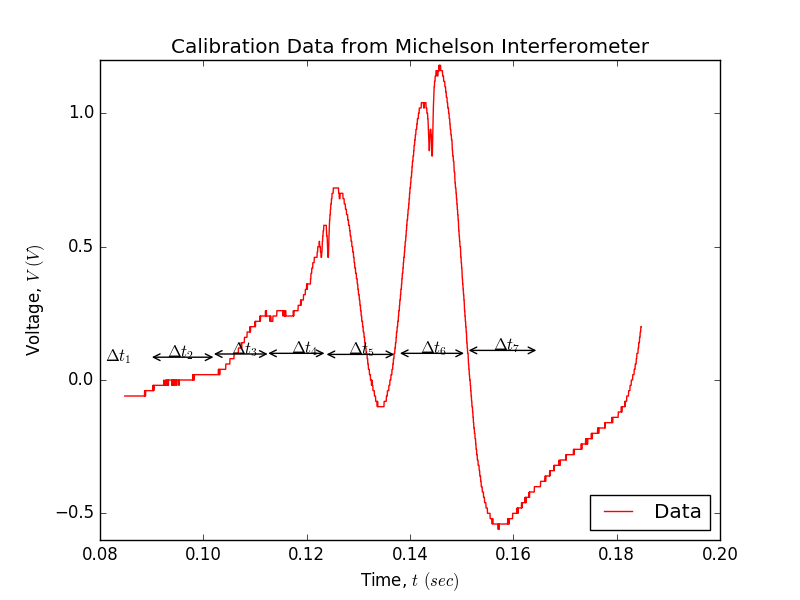

Reproduce this figure in Python.
import numpy as np
from scipy import loadtxt, optimize
import matplotlib.pyplot as plt

# Here we define our fit function and residual functions
def fitfunc(p, x):
    return p[0]*x + p[1]
def residual(p, x, y, dy):
    return (fitfunc(p, x)-y)/dy

# Read in the data from file
t,V,t2,V2= loadtxt('/home/alemsolobog/Exper9/aj_data/calib_day2', unpack=True, skiprows=1)

##############################################################################
# Fit
##############################################################################
# p01 = [10,6]
# pf1, cov1, info1, mesg1, success1 = optimize.leastsq(residual, p01,
#                                      args = (E, ch, dch), full_output=1)
#
# if cov1 is None:
#     print('Fit did not converge')
#     print('Success code:', success1)
#     print(mesg1)
# else:
#     print('Fit Converged')
#     chisq1 = sum(info1['fvec']*info1['fvec'])
#     dof1 = len(E)-len(pf1)
#     pferr1 = [np.sqrt(cov1[i,i]) for i in range(len(pf1))]
#     print('Converged with chi-squared', chisq1)
#     print('Number of degrees of freedom, dof =',dof1)
#     print('Reduced chi-squared:', chisq1/dof1)
#     print('Inital guess values:')
#     print('  p0 =', p01)
#     print('Best fit values:')
#     print('  pf =', pf1)
#     print('Uncertainties in the best fit values:')
#     print('  pferr =', pferr1)
#     print()

fig1 = plt.figure()
ax1 = fig1.add_subplot(111)
#ax1.errorbar(E, ch, dch, fmt='k.', label = 'Data')
#T = np.linspace(E.min(), E.max(), 500)
ax1.plot(t, V, 'r-', label = 'Data')

ax1.set_title('Calibration Data from Michelson Interferometer')
ax1.set_xlabel('Time, $t$ $(sec)$')
ax1.set_ylabel('Voltage, $V$ $(V)$')
ax1.legend()

textstr1 = "$\\Delta t_{1}$"
textstr2 = "$\\Delta t_{2}$"
textstr3 = "$\\Delta t_{3}$"
textstr4 = "$\\Delta t_{4}$"
textstr5 = "$\\Delta t_{5}$"
textstr6 = "$\\Delta t_{6}$"
textstr7 = "$\\Delta t_{7}$"

ax1.annotate("", xy=(0.0775,0.069), xytext=(0.0905, 0.069),arrowprops={'arrowstyle': '<->'},va='center')
ax1.annotate(textstr1, xy=(0.0810, 0.070))
ax1.annotate("", xy=(0.0895,0.0855), xytext=(0.1025, 0.0855),arrowprops={'arrowstyle': '<->'},va='center')
ax1.annotate(textstr2, xy=(0.0930, 0.086))
ax1.annotate("", xy=(0.1015, 0.09755), xytext=(0.1130,0.0975),arrowprops={'arrowstyle': '<->'},va='center')
ax1.annotate(textstr3, xy=(0.1054, 0.0979))
ax1.annotate("", xy=(0.112,0.1), xytext=(0.124,0.1),arrowprops={'arrowstyle': '<->'},va='center')
ax1.annotate(textstr4, xy=(0.117, 0.101))
ax1.annotate("", xy=(0.1233,0.096), xytext=(0.1375, 0.096),arrowprops={'arrowstyle': '<->'},va='center')
ax1.annotate(textstr5, xy=(0.128, 0.0965))
ax1.annotate("", xy=(0.1375, 0.1), xytext=(0.151, 0.1),arrowprops={'arrowstyle': '<->'},va='center')
ax1.annotate(textstr6, xy=(0.142, 0.101))
ax1.annotate("", xy=(0.1508, 0.111), xytext=(0.165, 0.111),arrowprops={'arrowstyle': '<->'},va='center')
ax1.annotate(textstr7, xy=(0.156, 0.112))
ax1.legend(loc='lower right')
# ax1.text(0.02, .95, textfit, transform=ax1.transAxes, fontsize=12,
#         verticalalignment='top')
# ax1.set_xlim(E.min()-25,E.max()+25)

plt.savefig('calib.png')
#plt.show()
